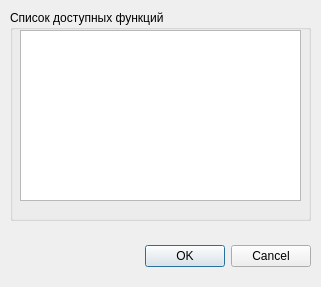
<?xml version="1.0" encoding="UTF-8"?>
<ui version="4.0">
 <class>FunListDialog</class>
 <widget class="QDialog" name="FunListDialog">
  <property name="geometry">
   <rect>
    <x>0</x>
    <y>0</y>
    <width>321</width>
    <height>287</height>
   </rect>
  </property>
  <property name="windowTitle">
   <string>Select the function for the analysis</string>
  </property>
  <widget class="QDialogButtonBox" name="buttonBox">
   <property name="geometry">
    <rect>
     <x>70</x>
     <y>240</y>
     <width>241</width>
     <height>32</height>
    </rect>
   </property>
   <property name="orientation">
    <enum>Qt::Horizontal</enum>
   </property>
   <property name="standardButtons">
    <set>QDialogButtonBox::Cancel|QDialogButtonBox::Ok</set>
   </property>
  </widget>
  <widget class="QGroupBox" name="groupBox">
   <property name="geometry">
    <rect>
     <x>10</x>
     <y>10</y>
     <width>301</width>
     <height>211</height>
    </rect>
   </property>
   <property name="title">
    <string>Список доступных функций</string>
   </property>
   <widget class="QListWidget" name="listWidget">
    <property name="geometry">
     <rect>
      <x>10</x>
      <y>20</y>
      <width>281</width>
      <height>171</height>
     </rect>
    </property>
   </widget>
  </widget>
 </widget>
 <resources/>
 <connections>
  <connection>
   <sender>buttonBox</sender>
   <signal>accepted()</signal>
   <receiver>FunListDialog</receiver>
   <slot>accept()</slot>
   <hints>
    <hint type="sourcelabel">
     <x>248</x>
     <y>254</y>
    </hint>
    <hint type="destinationlabel">
     <x>157</x>
     <y>274</y>
    </hint>
   </hints>
  </connection>
  <connection>
   <sender>buttonBox</sender>
   <signal>rejected()</signal>
   <receiver>FunListDialog</receiver>
   <slot>reject()</slot>
   <hints>
    <hint type="sourcelabel">
     <x>316</x>
     <y>260</y>
    </hint>
    <hint type="destinationlabel">
     <x>286</x>
     <y>274</y>
    </hint>
   </hints>
  </connection>
  <connection>
   <sender>listWidget</sender>
   <signal>doubleClicked(QModelIndex)</signal>
   <receiver>FunListDialog</receiver>
   <slot>accept()</slot>
   <hints>
    <hint type="sourcelabel">
     <x>160</x>
     <y>115</y>
    </hint>
    <hint type="destinationlabel">
     <x>160</x>
     <y>143</y>
    </hint>
   </hints>
  </connection>
 </connections>
</ui>
